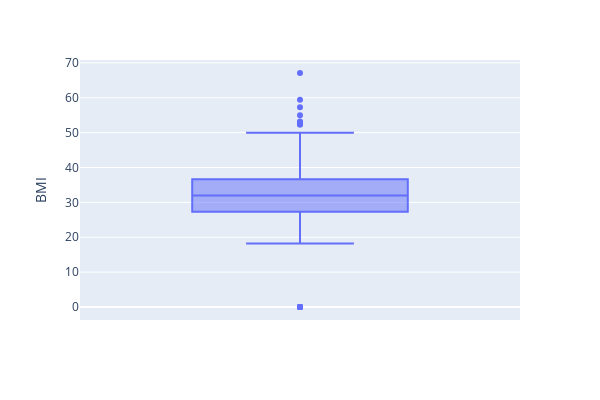

The notebook cell this image was saved under:
### Code cell
fig = px.box(df, y='BMI',width=600, height=400)
fig.show()

### Figure 1 — Plotly figure (JSON) as saved in the notebook; plotly's stock layout.template omitted (floating-point values rounded to 4 significant figures; data arrays with more than 128 entries replaced by an {"elided": "..."} marker saying what was removed)
{"data": [{"alignmentgroup": "True", "hovertemplate": "BMI=%{y}<extra></extra>", "legendgroup": "", "marker": {"color": "#636efa"}, "name": "", "notched": false, "offsetgroup": "", "orientation": "v", "showlegend": false, "type": "box", "x0": " ", "xaxis": "x", "y": {"elided": "768 float values"}, "y0": " ", "yaxis": "y"}], "layout": {"boxmode": "group", "height": 400, "legend": {"tracegroupgap": 0}, "margin": {"t": 60}, "width": 600, "xaxis": {"anchor": "y", "domain": [0, 1]}, "yaxis": {"anchor": "x", "domain": [0, 1], "title": {"text": "BMI"}}}}
